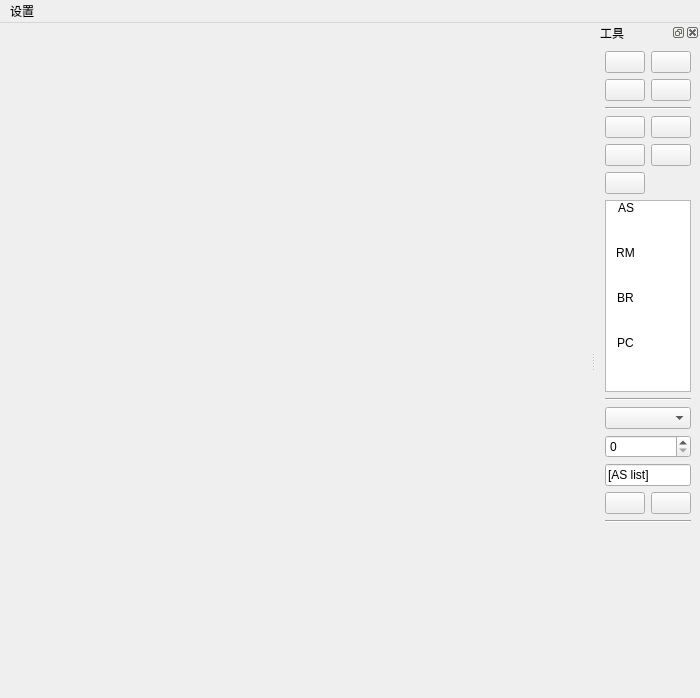
<?xml version="1.0" encoding="UTF-8"?>
<ui version="4.0">
 <class>MainWindow</class>
 <widget class="QMainWindow" name="MainWindow">
  <property name="geometry">
   <rect>
    <x>0</x>
    <y>0</y>
    <width>700</width>
    <height>698</height>
   </rect>
  </property>
  <property name="windowTitle">
   <string>网络拓扑</string>
  </property>
  <property name="windowIcon">
   <iconset resource="../Icon/resource.qrc">
    <normaloff>:/icon/color</normaloff>:/icon/color</iconset>
  </property>
  <widget class="QWidget" name="centralwidget">
   <layout class="QVBoxLayout" name="verticalLayout">
    <item>
     <widget class="GraphicWidget" name="graphics_global" native="true"/>
    </item>
   </layout>
  </widget>
  <widget class="QDockWidget" name="Toolbar">
   <property name="sizePolicy">
    <sizepolicy hsizetype="Fixed" vsizetype="Preferred">
     <horstretch>0</horstretch>
     <verstretch>0</verstretch>
    </sizepolicy>
   </property>
   <property name="allowedAreas">
    <set>Qt::LeftDockWidgetArea|Qt::RightDockWidgetArea</set>
   </property>
   <property name="windowTitle">
    <string>工具</string>
   </property>
   <attribute name="dockWidgetArea">
    <number>2</number>
   </attribute>
   <widget class="QWidget" name="dockWidgetContents">
    <layout class="QVBoxLayout" name="verticalLayout_2">
     <item>
      <layout class="QGridLayout" name="gridLayout1">
       <item row="0" column="0">
        <widget class="QPushButton" name="pushButtonShowBaseinfo">
         <property name="toolTip">
          <string>基本信息</string>
         </property>
         <property name="text">
          <string/>
         </property>
         <property name="icon">
          <iconset resource="../Icon/resource.qrc">
           <normaloff>:/topo/baseinfo</normaloff>:/topo/baseinfo</iconset>
         </property>
         <property name="checkable">
          <bool>true</bool>
         </property>
        </widget>
       </item>
       <item row="0" column="1">
        <widget class="QPushButton" name="pushButtonShowASThroughput">
         <property name="toolTip">
          <string>数据通量</string>
         </property>
         <property name="text">
          <string/>
         </property>
         <property name="icon">
          <iconset resource="../Icon/resource.qrc">
           <normaloff>:/topo/throughput</normaloff>:/topo/throughput</iconset>
         </property>
         <property name="checkable">
          <bool>true</bool>
         </property>
        </widget>
       </item>
       <item row="1" column="0">
        <widget class="QPushButton" name="pushButtonAdvancedReg">
         <property name="toolTip">
          <string>高级通告</string>
         </property>
         <property name="text">
          <string/>
         </property>
         <property name="icon">
          <iconset resource="../Icon/resource.qrc">
           <normaloff>:/topo/advanced-reg</normaloff>:/topo/advanced-reg</iconset>
         </property>
         <property name="checkable">
          <bool>true</bool>
         </property>
        </widget>
       </item>
       <item row="1" column="1">
        <widget class="QPushButton" name="pushButtonModifyTopo">
         <property name="toolTip">
          <string>修改拓扑</string>
         </property>
         <property name="text">
          <string/>
         </property>
         <property name="icon">
          <iconset resource="../Icon/resource.qrc">
           <normaloff>:/topo/modify</normaloff>:/topo/modify</iconset>
         </property>
         <property name="checkable">
          <bool>true</bool>
         </property>
        </widget>
       </item>
      </layout>
     </item>
     <item>
      <widget class="Line" name="line1">
       <property name="orientation">
        <enum>Qt::Horizontal</enum>
       </property>
      </widget>
     </item>
     <item>
      <layout class="QGridLayout" name="gridLayout2">
       <item row="0" column="1">
        <widget class="QPushButton" name="pushButtonAddDottedLine">
         <property name="toolTip">
          <string>添加虚线</string>
         </property>
         <property name="text">
          <string/>
         </property>
         <property name="icon">
          <iconset resource="../Icon/resource.qrc">
           <normaloff>:/topo/dotline</normaloff>:/topo/dotline</iconset>
         </property>
         <property name="checkable">
          <bool>true</bool>
         </property>
        </widget>
       </item>
       <item row="0" column="0">
        <widget class="QPushButton" name="pushButtonAddSolidLine">
         <property name="toolTip">
          <string>添加实线</string>
         </property>
         <property name="text">
          <string/>
         </property>
         <property name="icon">
          <iconset resource="../Icon/resource.qrc">
           <normaloff>:/topo/solidline</normaloff>:/topo/solidline</iconset>
         </property>
         <property name="checkable">
          <bool>true</bool>
         </property>
        </widget>
       </item>
       <item row="1" column="0">
        <widget class="QPushButton" name="pushButtonEdit">
         <property name="toolTip">
          <string>编辑属性</string>
         </property>
         <property name="text">
          <string/>
         </property>
         <property name="icon">
          <iconset resource="../Icon/resource.qrc">
           <normaloff>:/topo/edit</normaloff>:/topo/edit</iconset>
         </property>
        </widget>
       </item>
       <item row="2" column="0">
        <widget class="QPushButton" name="pushButtonReset">
         <property name="toolTip">
          <string>重新自动布局</string>
         </property>
         <property name="text">
          <string/>
         </property>
         <property name="icon">
          <iconset resource="../Icon/resource.qrc">
           <normaloff>:/topo/reset</normaloff>:/topo/reset</iconset>
         </property>
        </widget>
       </item>
       <item row="1" column="1">
        <widget class="QPushButton" name="pushButtonDelete">
         <property name="toolTip">
          <string>编辑属性</string>
         </property>
         <property name="text">
          <string/>
         </property>
         <property name="icon">
          <iconset resource="../Icon/resource.qrc">
           <normaloff>:/topo/del</normaloff>:/topo/del</iconset>
         </property>
        </widget>
       </item>
      </layout>
     </item>
     <item>
      <widget class="QListWidget" name="nodelist">
       <property name="sizePolicy">
        <sizepolicy hsizetype="Ignored" vsizetype="Expanding">
         <horstretch>0</horstretch>
         <verstretch>0</verstretch>
        </sizepolicy>
       </property>
       <property name="iconSize">
        <size>
         <width>25</width>
         <height>25</height>
        </size>
       </property>
       <property name="gridSize">
        <size>
         <width>40</width>
         <height>45</height>
        </size>
       </property>
       <property name="viewMode">
        <enum>QListView::IconMode</enum>
       </property>
       <item>
        <property name="text">
         <string>AS</string>
        </property>
        <property name="icon">
         <iconset resource="../Icon/resource.qrc">
          <normaloff>:/topo/cloud</normaloff>:/topo/cloud</iconset>
        </property>
       </item>
       <item>
        <property name="text">
         <string>RM</string>
        </property>
        <property name="icon">
         <iconset resource="../Icon/resource.qrc">
          <normaloff>:/topo/RM</normaloff>:/topo/RM</iconset>
        </property>
       </item>
       <item>
        <property name="text">
         <string>BR</string>
        </property>
        <property name="icon">
         <iconset resource="../Icon/resource.qrc">
          <normaloff>:/topo/BR</normaloff>:/topo/BR</iconset>
        </property>
       </item>
       <item>
        <property name="text">
         <string>PC</string>
        </property>
        <property name="icon">
         <iconset resource="../Icon/resource.qrc">
          <normaloff>:/topo/PC</normaloff>:/topo/PC</iconset>
        </property>
       </item>
      </widget>
     </item>
     <item>
      <widget class="Line" name="line2">
       <property name="orientation">
        <enum>Qt::Horizontal</enum>
       </property>
      </widget>
     </item>
     <item>
      <widget class="QComboBox" name="chooseFile">
       <property name="sizePolicy">
        <sizepolicy hsizetype="Ignored" vsizetype="Fixed">
         <horstretch>0</horstretch>
         <verstretch>0</verstretch>
        </sizepolicy>
       </property>
       <property name="toolTip">
        <string>选择文件</string>
       </property>
      </widget>
     </item>
     <item>
      <widget class="QSpinBox" name="secretLevel">
       <property name="sizePolicy">
        <sizepolicy hsizetype="Ignored" vsizetype="Fixed">
         <horstretch>0</horstretch>
         <verstretch>0</verstretch>
        </sizepolicy>
       </property>
       <property name="toolTip">
        <string>密级</string>
       </property>
      </widget>
     </item>
     <item>
      <widget class="QLineEdit" name="ASlist">
       <property name="sizePolicy">
        <sizepolicy hsizetype="Ignored" vsizetype="Fixed">
         <horstretch>0</horstretch>
         <verstretch>0</verstretch>
        </sizepolicy>
       </property>
       <property name="toolTip">
        <string>通告路径</string>
       </property>
       <property name="text">
        <string>[AS list]</string>
       </property>
      </widget>
     </item>
     <item>
      <layout class="QGridLayout" name="gridLayout">
       <item row="0" column="0">
        <widget class="QPushButton" name="pushButtonChooseAS">
         <property name="toolTip">
          <string>在图中选择通告路径</string>
         </property>
         <property name="text">
          <string/>
         </property>
         <property name="icon">
          <iconset resource="../Icon/resource.qrc">
           <normaloff>:/topo/choose</normaloff>:/topo/choose</iconset>
         </property>
         <property name="iconSize">
          <size>
           <width>16</width>
           <height>16</height>
          </size>
         </property>
         <property name="checkable">
          <bool>true</bool>
         </property>
        </widget>
       </item>
       <item row="0" column="1">
        <widget class="QPushButton" name="pushButtonReg">
         <property name="toolTip">
          <string>通告</string>
         </property>
         <property name="text">
          <string/>
         </property>
         <property name="icon">
          <iconset resource="../Icon/resource.qrc">
           <normaloff>:/topo/reg</normaloff>:/topo/reg</iconset>
         </property>
         <property name="iconSize">
          <size>
           <width>16</width>
           <height>16</height>
          </size>
         </property>
         <property name="checkable">
          <bool>false</bool>
         </property>
        </widget>
       </item>
      </layout>
     </item>
     <item>
      <widget class="Line" name="line3">
       <property name="orientation">
        <enum>Qt::Horizontal</enum>
       </property>
      </widget>
     </item>
     <item>
      <spacer name="verticalSpacer">
       <property name="orientation">
        <enum>Qt::Vertical</enum>
       </property>
       <property name="sizeHint" stdset="0">
        <size>
         <width>20</width>
         <height>40</height>
        </size>
       </property>
      </spacer>
     </item>
    </layout>
   </widget>
  </widget>
  <widget class="QMenuBar" name="menuBar">
   <property name="geometry">
    <rect>
     <x>0</x>
     <y>0</y>
     <width>700</width>
     <height>22</height>
    </rect>
   </property>
   <widget class="QMenu" name="menu">
    <property name="title">
     <string>设置</string>
    </property>
    <addaction name="actionShowBaseinfo"/>
    <addaction name="actionShowASThroughput"/>
    <addaction name="separator"/>
    <addaction name="actionAdvancedReg"/>
    <addaction name="actionModifyTopo"/>
    <addaction name="separator"/>
    <addaction name="actionReopenToolbar"/>
   </widget>
   <addaction name="menu"/>
  </widget>
  <action name="actionShowBaseinfo">
   <property name="text">
    <string>基本信息</string>
   </property>
   <property name="toolTip">
    <string>显示左下框基本信息</string>
   </property>
  </action>
  <action name="actionModifyTopo">
   <property name="text">
    <string>拓扑修改</string>
   </property>
   <property name="toolTip">
    <string>显示右下框拓扑修改</string>
   </property>
  </action>
  <action name="actionAdvancedReg">
   <property name="text">
    <string>高级通告</string>
   </property>
   <property name="toolTip">
    <string>显示顶部居中高级通告</string>
   </property>
  </action>
  <action name="actionShowASThroughput">
   <property name="text">
    <string>数据通量</string>
   </property>
   <property name="toolTip">
    <string>显示各自治域数据通量</string>
   </property>
  </action>
  <action name="actionReopenToolbar">
   <property name="text">
    <string>还原工具栏</string>
   </property>
   <property name="toolTip">
    <string>还原工具栏</string>
   </property>
  </action>
 </widget>
 <customwidgets>
  <customwidget>
   <class>GraphicWidget</class>
   <extends>QWidget</extends>
   <header>GraphicWidget</header>
   <container>1</container>
  </customwidget>
 </customwidgets>
 <resources>
  <include location="../Icon/resource.qrc"/>
 </resources>
 <connections/>
</ui>
